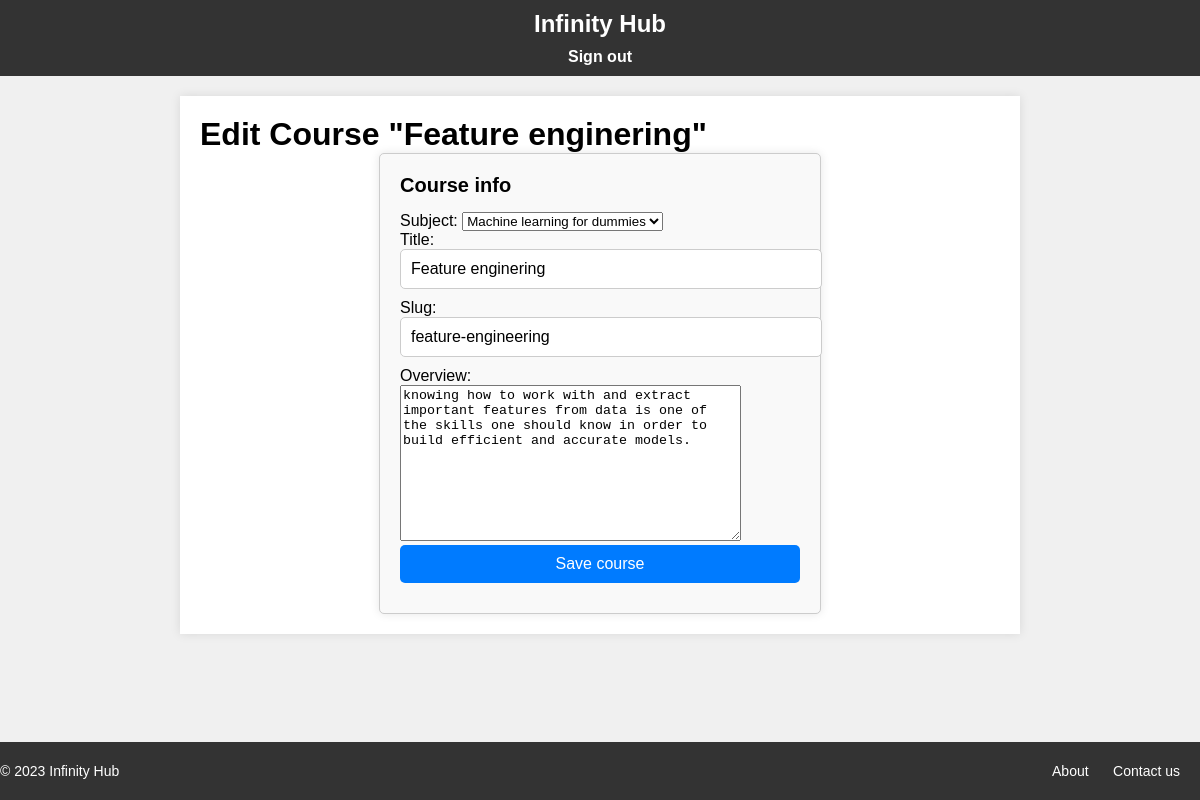
/course/2/edit/ (signed in), run on the app's committed database.
### courses/models.py (models this page shows, shortened)
class Course(models.Model):
    owner = models.ForeignKey(User, related_name="courses_created",on_delete=models.CASCADE)
    students = models.ManyToManyField(User, related_name='courses_joined', blank=True)
    subject = models.ForeignKey(Subject, related_name="courses", on_delete=models.CASCADE)
    title = models.CharField(max_length=200)
    slug = models.SlugField(max_length=200, unique=True)
    overview = models.TextField()
    created = models.DateTimeField(auto_now_add=True)
    class Meta:
        ordering = ['-created']

class Subject(models.Model):
    title = models.CharField(max_length=200)
    slug = models.CharField(max_length=200, unique=True)
    class Meta:
        ordering = ['title']
    def __str__(self) -> str:
        return self.title

### courses/views.py (the view)
# urls.py: path('<pk>/edit/', views.CourseUpdateView.as_view(), name='course_edit'),
class CourseUpdateView(OwnerCourseEditMixin, UpdateView):
    permission_required = 'courses.change_course'

### courses/views.py (called while the page is built)
    def get_queryset(self):
        qs = super().get_queryset() # type: ignore
        return qs.filter(owner=self.request.user) # type: ignore

### courses/templates/courses/manage/course/form.html (shortened to what this page needs)
{% extends "base.html" %}
{% block content %}
<h1>
    {% if object %}
    Edit Course "{{ object.title}}"
    {% else %}
    Create a new course
    {% endif %}
</h1>
<div class="module">
    <h2>Course info</h2>
    <form method="post">
        {{ form.as_p }}
        <p><input type="submit" value="Save course"></p>
    </form>
</div>
{% endblock content %}

### courses/static/css/base.css (style rules this page uses)
body, h1, h2, p, ul, li { margin: 0; padding: 0; }
body { background-color: #f0f0f0; font-family: Arial, sans-serif; }
.module { background-color: #fff; border: 1px solid #ccc; border-radius: 5px; box-shadow: 0 0 10px rgba(0, 0, 0, 0.1); padding: 20px; margin: 0 auto; max-width: 400px; }

### courses/static/css/form.css (style rules this page uses)
.module { border: 1px solid #ccc; padding: 20px; background-color: #f9f9f9; }
.module h2 { font-size: 20px; margin-bottom: 15px; }
.module form { margin-top: 15px; }
.module form input[type="text"], .module form input[type="submit"] { width: 100%; padding: 10px; margin-bottom: 10px; border: 1px solid #ccc; border-radius: 5px; font-size: 16px; }
.module form input[type="submit"] { background-color: #007bff; color: #fff; cursor: pointer; border: none; transition: background-color 0.3s ease; }

### data on the page
Course: title "Feature enginering", subject "Machine learning for dummies", slug "feature-engineering", overview "knowing how to work with and extract important features from data is one of the skills one should know in order to build efficient and accurate models."
Subject: title "Feature enginering"
